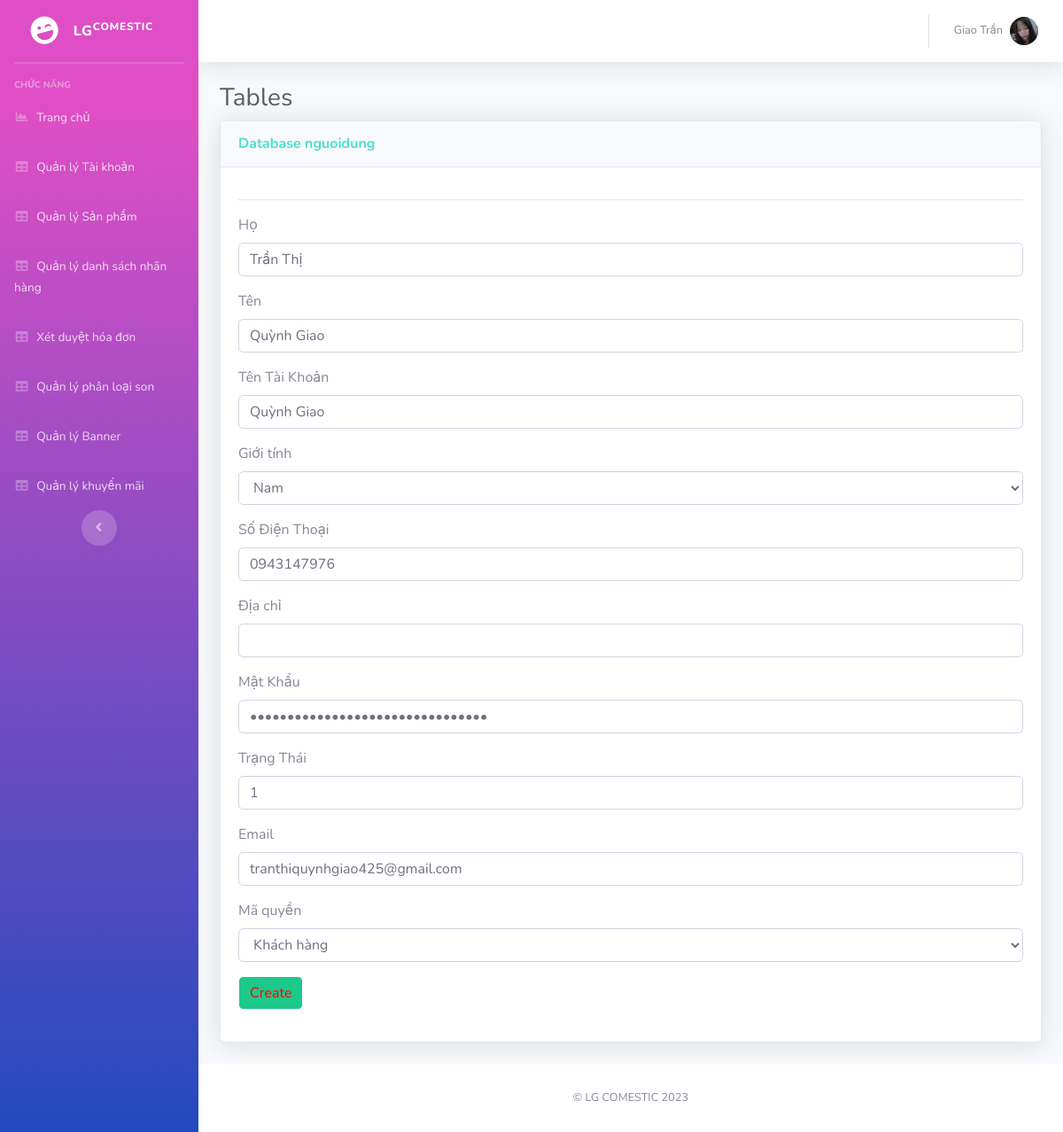
/Admin/index.php?mod=nguoidung&act=edit&id=16 (signed in), run on the app's committed database.
### tables this page shows
CREATE TABLE `nguoidung` (
  `MaND` int(11) NOT NULL,
  `Ho` varchar(20) NOT NULL,
  `Ten` varchar(20) NOT NULL,
  `GioiTinh` varchar(10) NOT NULL,
  `SDT` varchar(20) DEFAULT NULL,
  `Email` varchar(50) NOT NULL,
  `DiaChi` varchar(200) NOT NULL,
  `TaiKhoan` varchar(100) NOT NULL,
  `MatKhau` varchar(100) NOT NULL,
  `MaQuyen` int(11) NOT NULL,
  `TrangThai` int(11) NOT NULL
);

### Admin/MVC/controllers/NguoiDungController.php (called while the page is built, shortened)
<?php
class NguoiDungController
{
    var $nguoidung_model;
    public function __construct()
    {
        $this->nguoidung_model = new nguoidung();
    }
    public function edit()
    {
        $id = isset($_GET['id']) ? $_GET['id'] : 1;
        $data = $this->nguoidung_model->find($id);
        require_once("MVC/Views/Admin/index.php");
    }
}

### Admin/MVC/Models/connection.php (called while the page is built, shortened)
<?php
    class Connection{
        function __construct()
        {
            $severname ="localhost";
            $username ="root";
            $password ="";
            $db_name ="shopmypham";
            $this->conn = new mysqli($severname,$username,$password,$db_name);
        }
    }
?>

### Admin/MVC/Models/model.php (called while the page is built, shortened)
<?php
require_once("connection.php");
class Model
{
    var $conn;
    var $table;
    var $contens;
    function __construct()
    {
        $conn_obj = new Connection();
        $this->conn = $conn_obj->conn;
    }
    function find($id)
    {
        $query = "select * from $this->table where $this->contens =$id";
        return $this->conn->query($query)->fetch_assoc();
    }
}

### Admin/MVC/Views/nguoidung/edit.php (the view, shortened to what this page needs)
<hr>
<table class="table table-bordered" id="dataTable" width="100%" cellspacing="0">
    <form action="?mod=nguoidung&act=update" method="POST" role="form" enctype="multipart/form-data">
        <div class="form-group">
               <label for="">Họ</label>
               <input type="text" class="form-control" id="" placeholder="" name="Ho" value="<?= $data['Ho']?>">
           </div>
           <div class="form-group">
               <label for="">Tên</label>
               <input type="text" class="form-control" id="" placeholder="" name="Ten" value="<?= $data['Ten']?>">
           </div>
           <div class="form-group">
               <label for="">Tên Tài Khoản</label>
               <input type="text" class="form-control" id="" placeholder="" name="TaiKhoan" value="<?= $data['TaiKhoan']?>">
           </div>
           <div class="form-group">
               <label for="">Giới tính</label>
               <select id="" name="GioiTinh" class="form-control">
                    <option <?= ($data['GioiTinh'] == 'Nam')?'selected':''?> value="Nam"> Nam</option>
               </select>
           </div>
           <div class="form-group">
               <label for="">Số Điện Thoại</label>
               <input type="text" class="form-control" id="" placeholder="" name="SDT" value="<?= $data['SDT']?>">
           </div>
           <div class="form-group">
               <label for="">Địa chỉ</label>
               <input type="text" class="form-control" id="" placeholder="" name="DiaChi" value="<?= $data['DiaChi']?>">
           </div>
           <div class="form-group">
               <label for="">Mật Khẩu</label>
               <input type="Password" class="form-control" id="" placeholder="" name="MatKhau" value="<?= $data['MatKhau']?>">
           </div>
           <div class="form-group">
               <label for="">Trạng Thái</label>
               <input type="text" class="form-control" id="" placeholder="" name="TrangThai" value="<?= $data['TrangThai']?>">
           </div>
           <div class="form-group">
               <label for="">Email</label>
               <input type="Email" class="form-control" id="" placeholder="" name="Email" value="<?= $data['Email']?>">
           </div>
           <div class="form-group">
           <div class="form-group">
               <label for="">Mã quyền</label>
               <select id="" name="MaQuyen" class="form-control">
                    <option <?= ($data['MaQuyen'] == '1')?'selected':''?> value="1"> Khách hàng</option>
               </select>
           </div>
           </div>
           <button type="submit" class="btn btn-primary">Create</button>
    </form>
</table>

### data on the page
nguoidung: Ho "Trần Thị", Ten "Quỳnh Giao", TaiKhoan "Quỳnh Giao", SDT "0943147976", TrangThai "1", Email "tranthiquynhgiao425@gmail.com", MaQuyen "Khách hàng"

### other printed values
$_SESSION['login']['TaiKhoan'] "Giao Trần"
$mod "nguoidung"
